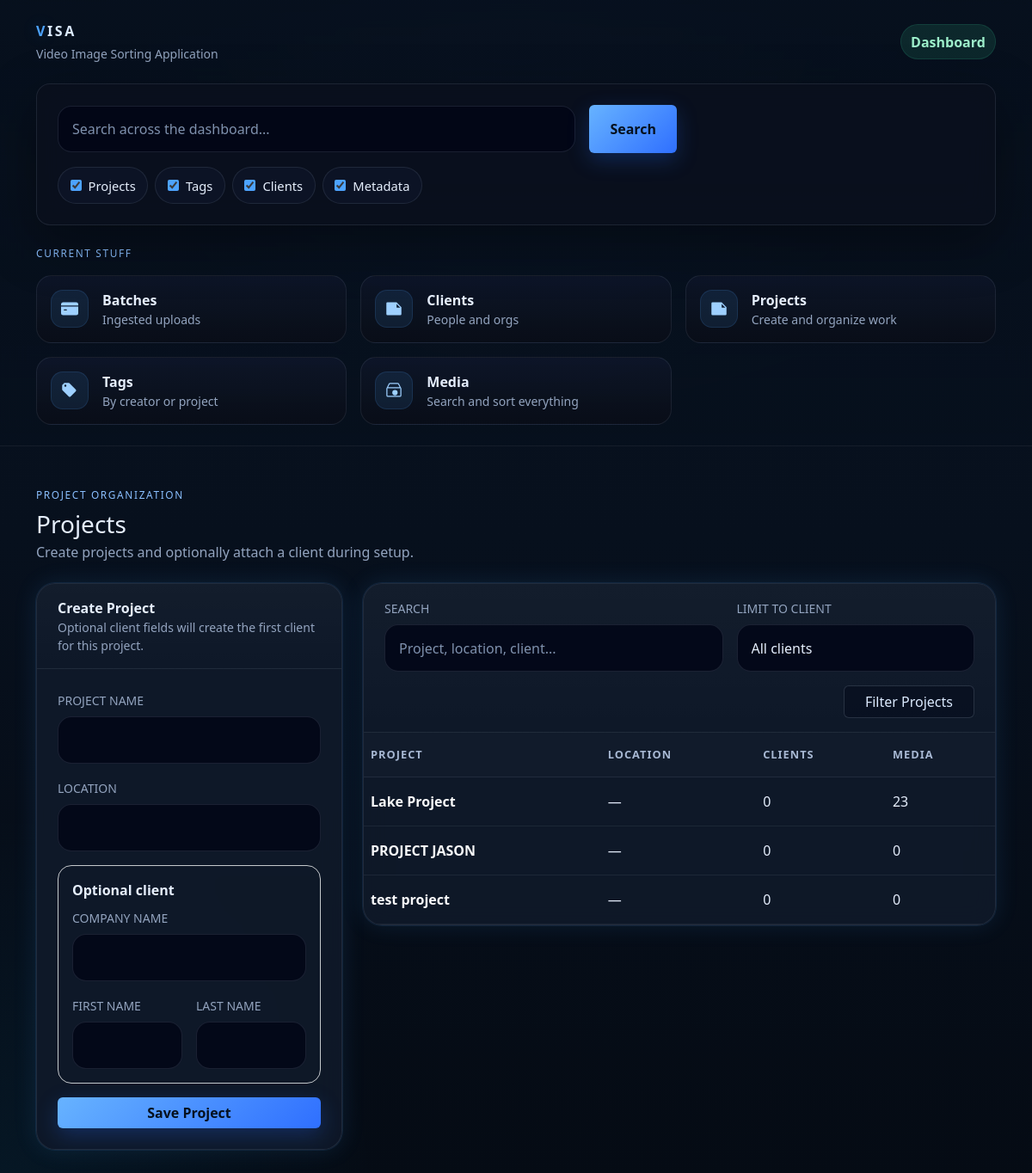
The app's page /dashboard/projects/, older data.
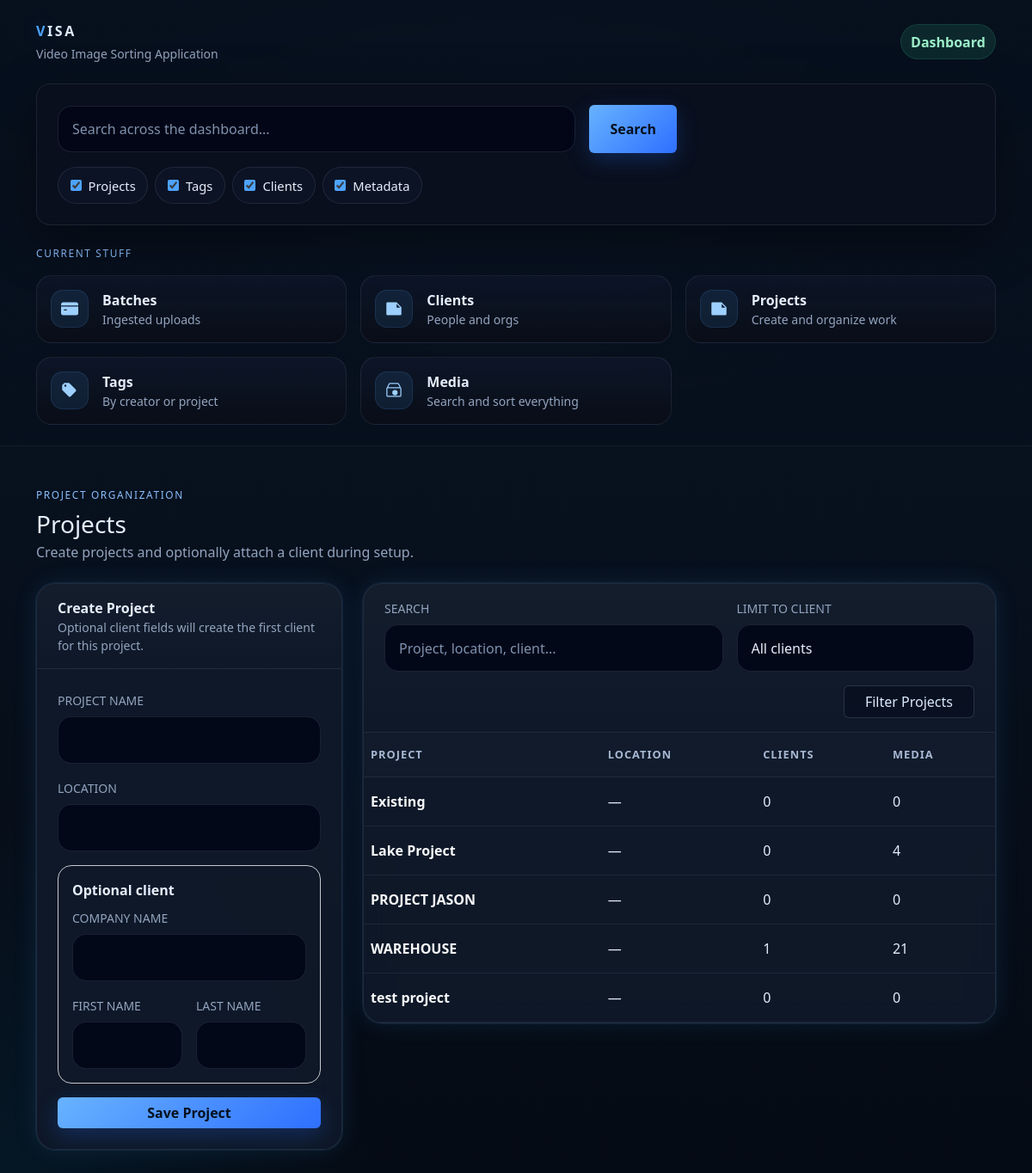
The same page, newer data.
### base/models.py (models this page shows, shortened)
class Project(models.Model):
    name = models.CharField(max_length=90)
    location = models.CharField(max_length=90, blank=True)
    start_date = models.DateField(null=True, blank=True)
    end_date = models.DateField(null=True, blank=True)
    users = models.ManyToManyField(
        settings.AUTH_USER_MODEL,
        through="ProjectUser",
        related_name="projects",
        blank=True,
    )

### base/views.py (the view, shortened to what this page needs)
# urls.py: path("dashboard/projects/", views.dashboard_projects, name="dashboard_projects"),
def dashboard_projects(request):
    q = (request.GET.get("q") or "").strip()
    client_id = (request.GET.get("client_id") or "").strip()
    projects = (
        Project.objects.annotate(
            media_total=Count("media", distinct=True),
            client_total=Count("customers", distinct=True),
        )
        .order_by("name")
    )
    if client_id.isdigit():
        projects = projects.filter(customers__id=int(client_id)).distinct()
    return render(
        request,
        "base/dashboard_projects.html",
        {
            "projects": projects,
            "clients": Customer.objects.select_related("project").order_by("company_name", "last_name", "first_name"),
            "filters": {"q": q, "client_id": client_id},
            **_base_context(),
        },
    )

### base/views.py (called while the page is built)
def _empty_search_state():
    return {
        "q": "",
        "projects": True,
        "tags": True,
        "clients": True,
        "metadata": True,
    }

def _base_context(search_state=None):
    return {
        "search_state": search_state or _empty_search_state(),
    }

### base/templates/base/dashboard_projects.html (shortened to what the changed rows need)
{% extends "base/base.html" %}
{% block content %}
  <div class="d-flex flex-wrap justify-content-between align-items-center gap-3 mb-4">
    <div>
      <h1 class="h3 mb-1">Projects</h1>
    </div>
  </div>
  <div class="row g-4">
    <div class="col-12 col-xl-8">
      <div class="visa-glass-soft card-visa">
        <div class="table-responsive">
          <table class="table table-visa table-hover align-middle mb-0">
            <thead>
              <tr>
                <th>Project</th>
                <th>Location</th>
                <th>Clients</th>
                <th>Media</th>
              </tr>
            </thead>
            <tbody>
              {% for project in projects %}
                <tr>
                  <td>
                    <a href="{% url 'dashboard_project_detail' project.id %}" class="fw-semibold text-light text-decoration-none">
                      {{ project.name }}
                    </a>
                  </td>
                  <td>{{ project.location|default:"—" }}</td>
                  <td>{{ project.client_total }}</td>
                  <td>{{ project.media_total }}</td>
                </tr>
              {% empty %}
                <tr><td colspan="4" class="text-center py-5"><div class="muted">No projects yet.</div></td></tr>
              {% endfor %}
            </tbody>
          </table>
        </div>
      </div>
    </div>
  </div>
{% endblock %}

Row changes from the older to the newer data that the page shows:
added Project: name "Existing", location "—", client_total "0", media_total "0"
computed for Project "Lake Project": media_total "23" → "4"
added Project: name "WAREHOUSE", location "—", client_total "1", media_total "21"
